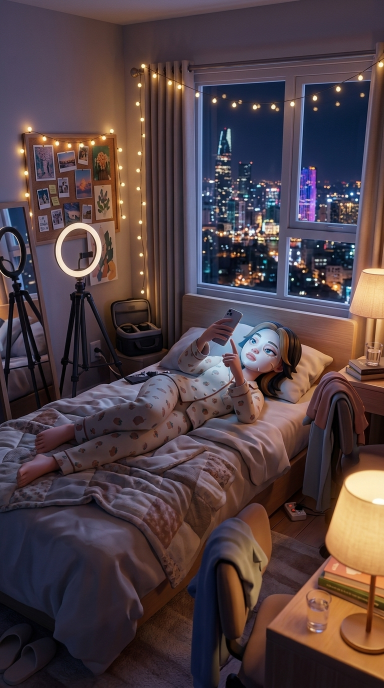
#> input picture projects/snap-saigon-drop/pi_job/board/raw/f02.png, 768 x 1376 px (shown at 1/2 size); its folder holds 8 pictures in this run
$ python make_board_img.py
#> lines starting #> are read from the running program, lines starting #| are printed output that depends on the picture
"""Storyboard images for PI Job Part 1: resize frames + draw free phone-UI inserts (Pillow)."""
from PIL import Image,ImageDraw,ImageFont,ImageFilter
W,H=540,960;FB="/usr/share/fonts/opentype/inter/Inter-Bold.otf";FR="/usr/share/fonts/opentype/inter/Inter-Medium.otf"
def F(s,b=True):return ImageFont.truetype(FB if b else FR,s)
for n in["02","04","06","07","10","11","13"]:
  Image.open(f"raw/f{n}.png").convert("RGB").resize((W,H),Image.LANCZOS).save(f"img/f{n}.jpg",quality=84)
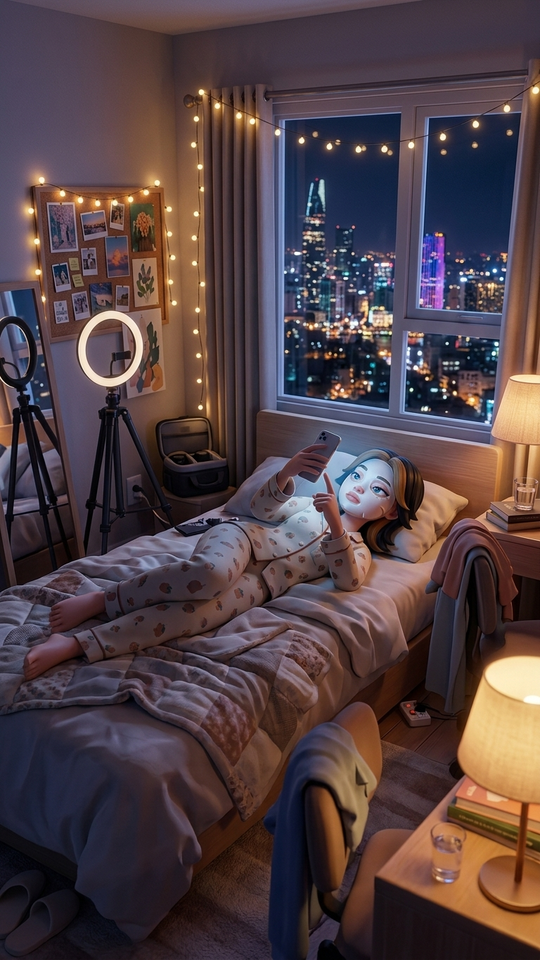
#> saved as f02.jpg: PIL image 540x960 RGB; mean R, G, B 81.9, 65, 68.2
#> pass 2 of the loop `for n in["02","04","06","07","10","11","13"]:`:
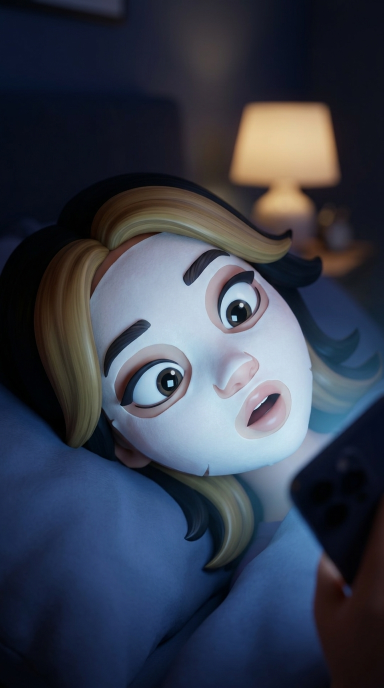
#> input picture projects/snap-saigon-drop/pi_job/board/raw/f04.png, 768 x 1376 px (shown at 1/2 size)
#> `Image.open(f"raw/f{n}.png").convert("RGB").resize((W,H),Image.LANCZOS)..`:
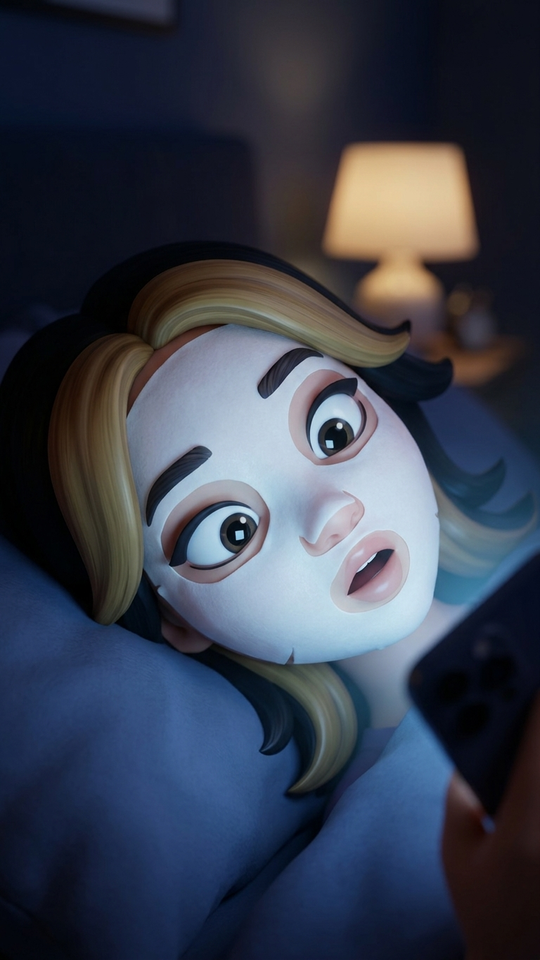
#> saved as f04.jpg: PIL image 540x960 RGB; mean R, G, B 56.5, 62.9, 77.7
#> (the run stopped early here; a loop or call above may not have finished)
